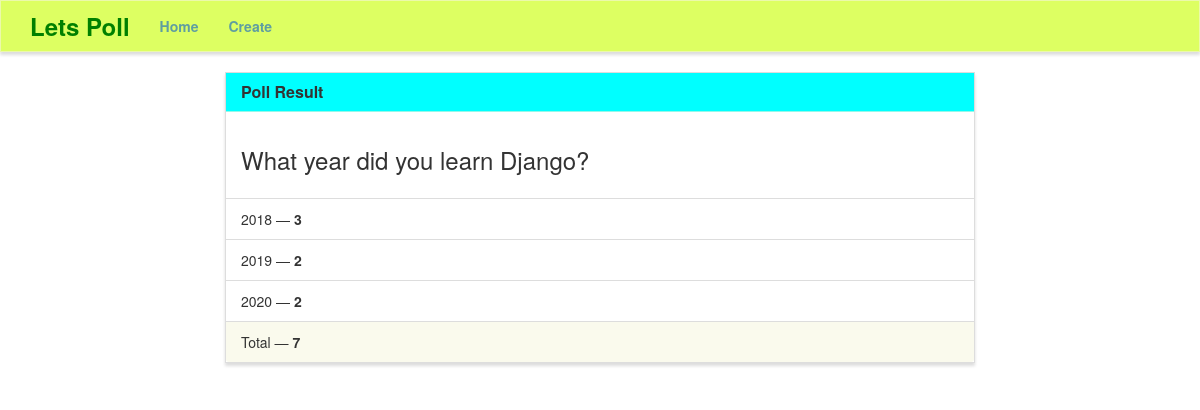
Screenshot of /results/2/ with the database file from the repository.
### poll/models.py (models this page shows)
class Poll(models.Model):
    question = models.TextField()
    option_one = models.CharField(max_length=30)
    option_two = models.CharField(max_length=30)
    option_three = models.CharField(max_length=30)
    option_one_count = models.IntegerField(default=0)
    option_two_count = models.IntegerField(default=0)
    option_three_count = models.IntegerField(default=0)
    totaloptions = ('option_one' + 'option_two' + 'option_three')
    totaloptioncount = ('option_one_count' + 'option_two_count' + 'option_three_count')
    def total(self):
        return self.option_one_count + self.option_two_count + self.option_three_count

### poll/views.py (the view)
# urls.py: path('results/<poll_id>/', poll_views.results, name='results'),
def results(request, poll_id):
    poll = Poll.objects.get(pk=poll_id)
    context = {
        'poll' : poll
    }
    return render(request, 'poll/results.html', context)

### poll/templates/poll/results.html (shortened to what this page needs)
{% extends "poll/base.html" %}
{% block main %}
<div class="row">
    <div class="col-lg-8 col-lg-offset-2">
        <div class="panel panel-default">
            <div class="panel-heading" style="background-color: cyan;">
                <h3 class="panel-title">Poll Result</h3>
            </div>
            <div class="panel-body">
                <h3>{{ poll.question }}</h3>
            </div>
            <ul class="list-group">
                <li class="list-group-item">{{ poll.option_one }} &mdash; <strong>{{ poll.option_one_count }}</strong></li>
                <li class="list-group-item">{{ poll.option_two }} &mdash; <strong>{{ poll.option_two_count }}</strong></li>
                <li class="list-group-item">{{ poll.option_three }} &mdash; <strong>{{ poll.option_three_count }}</strong></li>
            </ul>
            <div class="panel-footer">
                Total &mdash; <strong>{{ poll.total }}</strong>
            </div>
        </div>
    </div>
</div>
{% endblock %}

### poll/static/style.css (style rules this page uses)
.navbar-default, .btn, .form-control, .panel { border-radius: 0; }
.panel-default > .panel-heading { color: #333; background-color: rgba(245, 245, 220, .7); border-color: rgba(245, 245, 220, .6); border-top-left-radius: 0; border-top-right-radius: 0; }
.panel-footer { background-color: rgba(245, 245, 220, .5); border-color: rgba(245, 245, 220, .4); }
.panel { box-shadow: 0px 3px 3px 0px #ddd; }
a.navbar-brand, .panel-title { font-weight: bolder; }

### rows the page displays
Poll: question "What year did you learn Django?", option_one "2018", option_one_count "3", option_two "2019", option_two_count "2", option_three "2020", option_three_count "2", total "7"
